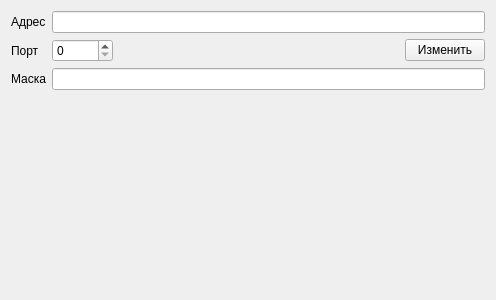
<?xml version="1.0" encoding="UTF-8"?>
<ui version="4.0">
 <class>ZrmTCPSettings</class>
 <widget class="QWidget" name="ZrmTCPSettings">
  <property name="geometry">
   <rect>
    <x>0</x>
    <y>0</y>
    <width>496</width>
    <height>300</height>
   </rect>
  </property>
  <property name="windowTitle">
   <string>Form</string>
  </property>
  <layout class="QFormLayout" name="formLayout">
   <property name="fieldGrowthPolicy">
    <enum>QFormLayout::ExpandingFieldsGrow</enum>
   </property>
   <item row="0" column="0">
    <widget class="QLabel" name="labelHost">
     <property name="text">
      <string>Адрес</string>
     </property>
    </widget>
   </item>
   <item row="0" column="1">
    <widget class="QLineEdit" name="leHost">
     <property name="sizePolicy">
      <sizepolicy hsizetype="Expanding" vsizetype="Fixed">
       <horstretch>0</horstretch>
       <verstretch>0</verstretch>
      </sizepolicy>
     </property>
    </widget>
   </item>
   <item row="1" column="0">
    <widget class="QLabel" name="labelPort">
     <property name="text">
      <string>Порт</string>
     </property>
    </widget>
   </item>
   <item row="1" column="1">
    <layout class="QHBoxLayout" name="horizontalLayout">
     <item>
      <widget class="QSpinBox" name="sbPort">
       <property name="maximum">
        <number>65535</number>
       </property>
      </widget>
     </item>
     <item>
      <spacer name="horizontalSpacer">
       <property name="orientation">
        <enum>Qt::Horizontal</enum>
       </property>
       <property name="sizeHint" stdset="0">
        <size>
         <width>40</width>
         <height>20</height>
        </size>
       </property>
      </spacer>
     </item>
     <item>
      <widget class="QPushButton" name="buttonSetSettings">
       <property name="text">
        <string>Изменить</string>
       </property>
      </widget>
     </item>
    </layout>
   </item>
   <item row="2" column="0">
    <widget class="QLabel" name="labelMask">
     <property name="text">
      <string>Маска</string>
     </property>
    </widget>
   </item>
   <item row="2" column="1">
    <widget class="QLineEdit" name="leMask"/>
   </item>
  </layout>
 </widget>
 <resources/>
 <connections/>
</ui>
